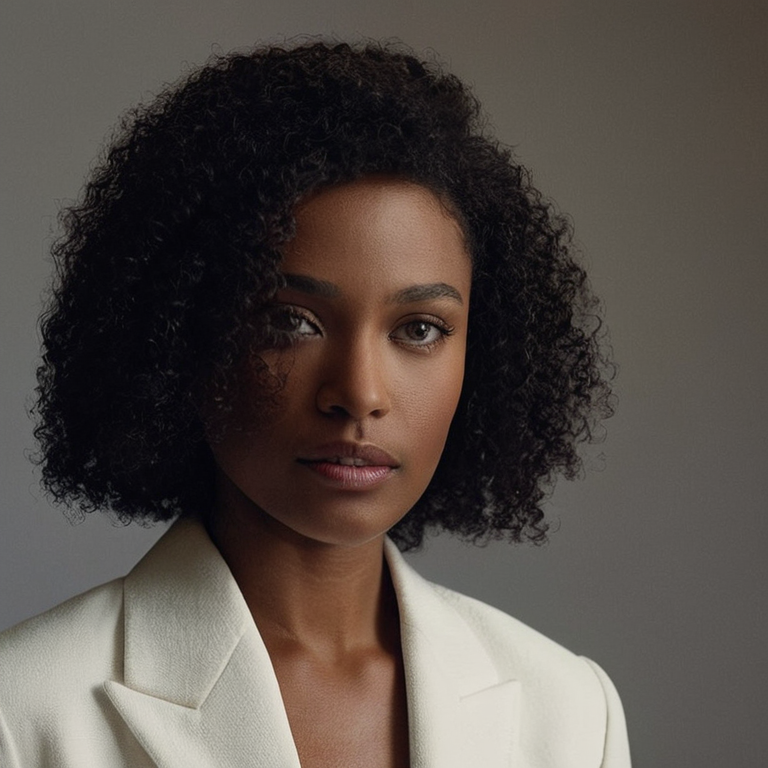
#> input picture Plan/Instructions/Operations/Pulled_Back_Artifacts/canny_w69_rightedge_masked_v3_seed711570105_20260707T132203-0500/images/canny_w69_rightedge_masked_v3_seed711570105_00001_.png, 768 x 768 px
$ python implement_wave70_canonical_geometry_polygon_export.py
#> lines starting #> are read from the running program, lines starting #| are printed output that depends on the picture
from __future__ import annotations

import csv
import hashlib
import json
from datetime import datetime
from pathlib import Path
from zoneinfo import ZoneInfo

import cv2
import numpy as np
from PIL import Image, ImageDraw, ImageFont


PROJECT_ROOT = Path(__file__).resolve().parents[3]
SOURCE_IMAGE = PROJECT_ROOT / (
    "Plan/Instructions/Operations/Pulled_Back_Artifacts/"
    "canny_w69_rightedge_masked_v3_seed711570105_20260707T132203-0500/"
    "images/canny_w69_rightedge_masked_v3_seed711570105_00001_.png"
)
RUN_STAMP = datetime.now(ZoneInfo("America/Chicago")).strftime("%Y%m%dT%H%M%S-0500")
ISO_STAMP = datetime.now(ZoneInfo("America/Chicago")).replace(microsecond=0).isoformat()
EVIDENCE_ID = f"W70_CANONICAL_GEOMETRY_POLYGON_EXPORT_{RUN_STAMP}"
SCRIPT_REL = "Plan/07_IMPLEMENTATION/scripts/implement_wave70_canonical_geometry_polygon_export.py"

QA_DIR = PROJECT_ROOT / "Plan/Instructions/QA/Evidence/Mask_Factory/Wave70"
TRACKER_EVIDENCE_DIR = PROJECT_ROOT / "Plan/Tracker/Evidence"
RUNTIME_DIR = PROJECT_ROOT / "runtime_artifacts/mask_factory/wave70_canonical_geometry_polygon_export" / RUN_STAMP

TRACKER_FILES = [
    PROJECT_ROOT / "Plan/Tracker/wave70_ultimate_mask_factory_tracker.csv",
    PROJECT_ROOT / "Plan/Tracker/Waves/Wave70/WAVE70_ULTIMATE_MASK_FACTORY_TRACKER_ROWS.csv",
]
ITEM_FILES = [
    PROJECT_ROOT / "Plan/Items/wave70_ultimate_mask_factory_itemized_list.csv",
    PROJECT_ROOT / "Plan/Items/Waves/Wave70/WAVE70_ULTIMATE_MASK_FACTORY_ITEM_ROWS.csv",
]
HYDRATION_DIR = PROJECT_ROOT / "Plan/Instructions/Hydration_Rehydration"

PREREQ_FILES = {
    "model_geometry_dependency_probe": QA_DIR / "model_geometry_dependency_probe.json",
    "face_landmark_authority": QA_DIR / "face_landmark_authority.json",
    "face_parsing_authority": QA_DIR / "face_parsing_authority.json",
    "segmentation_refinement_authority": QA_DIR / "segmentation_refinement_authority.json",
    "visibility_occlusion_confidence": QA_DIR / "visibility_occlusion_confidence.json",
    "gold_trace_dataset_manifest": QA_DIR / "gold_trace_dataset_manifest.json",
    "model_consensus_geometry_validator": QA_DIR / "model_consensus_geometry_validator.json",
}


def rel(path: Path) -> str:
    resolved = path.resolve()
    try:
        return resolved.relative_to(PROJECT_ROOT.resolve()).as_posix()
    except ValueError:
        return str(resolved)


# [6 lines left out: function sha256_file, not called in this run]


def write_json(path: Path, payload: object) -> None:
    path.parent.mkdir(parents=True, exist_ok=True)
    path.write_text(json.dumps(payload, indent=2) + "\n", encoding="utf-8")


# [15 lines left out: functions append_unique, deep_get, not called in this run]


def read_prerequisite(path: Path) -> dict[str, object]:
    if not path.exists():
        return {"exists": False, "path": rel(path), "error": "missing"}
    payload = json.loads(path.read_text(encoding="utf-8-sig"))
    mbga = payload.get("model_backed_geometry_authority")
    return {
        "exists": True,
        "path": rel(path),
        "sha256": sha256_file(path),
        "evidence_id": payload.get("evidence_id"),
        "qa_decision": payload.get("qa_decision"),
        "promotion_decision": payload.get("promotion_decision"),
        "result": deep_get(mbga, ["result"]) if isinstance(mbga, dict) else payload.get("result"),
        "model_backed_geometry_authority_pass": deep_get(mbga, ["model_backed_geometry_authority_pass"]),
        "source_derived_landmark_or_segmentation_pass": deep_get(
            mbga, ["source_derived_landmark_or_segmentation_pass"]
        ),
        "model_consensus_geometry_pass": deep_get(mbga, ["model_consensus_geometry_pass"]),
        "visibility_occlusion_confidence_pass": deep_get(mbga, ["visibility_occlusion_confidence_pass"]),
        "canonical_polygon_export_pass": deep_get(mbga, ["canonical_polygon_export_pass"]),
        "model_geometry_dependency_probe_pass": deep_get(mbga, ["model_geometry_dependency_probe_pass"]),
        "canonical_polygon_path": deep_get(mbga, ["canonical_polygon_path"]),
        "blocked_reason": deep_get(mbga, ["blocked_reason"]),
    }


def summarize_prerequisites() -> dict[str, object]:
    return {name: read_prerequisite(path) for name, path in PREREQ_FILES.items()}


# [12 lines left out: functions read_payload, project_path, not called in this run]


def evaluate_export_readiness(prereqs: dict[str, object]) -> dict[str, object]:
    consensus = prereqs.get("model_consensus_geometry_validator", {})
    required_passes = {
        "model_geometry_dependency_probe_pass": prereqs.get("model_geometry_dependency_probe", {}).get(
            "model_geometry_dependency_probe_pass"
        )
        is True,
        "source_derived_landmark_or_segmentation_pass": any(
            prereqs.get(name, {}).get("source_derived_landmark_or_segmentation_pass") is True
            for name in ["face_landmark_authority", "face_parsing_authority", "segmentation_refinement_authority"]
        ),
        "visibility_occlusion_confidence_pass": prereqs.get("visibility_occlusion_confidence", {}).get(
            "visibility_occlusion_confidence_pass"
        )
        is True,
        "model_consensus_geometry_pass": consensus.get("model_consensus_geometry_pass") is True,
    }
    available_canonical_paths = [
        str(record.get("canonical_polygon_path"))
        for record in prereqs.values()
        if record.get("canonical_polygon_path")
    ]
    failed_requirements = [name for name, passed in required_passes.items() if not passed]
    return {
        "required_passes": required_passes,
        "failed_requirements": failed_requirements,
        "available_canonical_polygon_paths": available_canonical_paths,
        "canonical_polygon_export_computable": not failed_requirements and bool(available_canonical_paths),
        "canonical_polygon_schema_pass": False,
        "coordinate_space_pass": False,
        "protected_neighbor_pass": False,
        "blocking_reason": "Blocked_Canonical_Boundary_Not_Available",
    }


def export_canonical_polygon(prereqs: dict[str, object], source: Image.Image) -> dict[str, object]:
    consensus = prereqs.get("model_consensus_geometry_validator", {})
    if consensus.get("model_consensus_geometry_pass") is not True:
        return {"canonical_polygon_export_pass": False, "blocked_reason": "model_consensus_not_passing"}
    consensus_payload = read_payload("model_consensus_geometry_validator")
    segmentation_payload = read_payload("segmentation_refinement_authority")
    consensus_record = project_path((consensus_payload.get("artifacts") or {}).get("consensus_record"))
    sam_mask_path = project_path(
        (segmentation_payload.get("model_backed_geometry_authority") or {}).get("sam_refinement_record_path")
    )
    if not sam_mask_path or not sam_mask_path.exists():
        return {"canonical_polygon_export_pass": False, "blocked_reason": "sam_refinement_mask_missing"}

    mask = np.array(Image.open(sam_mask_path).convert("L"))
    _, binary = cv2.threshold(mask, 0, 255, cv2.THRESH_BINARY)
    contours, _ = cv2.findContours(binary, cv2.RETR_EXTERNAL, cv2.CHAIN_APPROX_SIMPLE)
    contours = [contour for contour in contours if cv2.contourArea(contour) > 100.0]
    if not contours:
        return {"canonical_polygon_export_pass": False, "blocked_reason": "no_contour_found"}
    contour = max(contours, key=cv2.contourArea)
    perimeter = cv2.arcLength(contour, True)
    approx = cv2.approxPolyDP(contour, max(1.0, 0.004 * perimeter), True)
    points = [[int(point[0][0]), int(point[0][1])] for point in approx]
    if len(points) < 3:
        return {"canonical_polygon_export_pass": False, "blocked_reason": "polygon_too_small"}
    x, y, width, height = cv2.boundingRect(contour)
    area = float(cv2.contourArea(contour))
    polygon_record = {
        "schema_version": "1.0",
        "evidence_id": EVIDENCE_ID,
        "source_image": rel(SOURCE_IMAGE),
        "source_sha256": sha256_file(SOURCE_IMAGE),
        "source_dimensions": list(source.size),
        "coordinate_space": "source_image_pixel_xy",
        "origin": "top_left",
        "x_axis": "right",
        "y_axis": "down",
        "polygon_id": "wave70_face_neck_consensus_sam2_canonical_polygon",
        "source_mask_path": rel(sam_mask_path),
        "consensus_record_path": rel(consensus_record) if consensus_record and consensus_record.exists() else "",
        "contour_count": len(contours),
        "selected_contour_area_px": round(area, 3),
        "bbox_xywh": [int(x), int(y), int(width), int(height)],
        "point_count": len(points),
        "points_xy": points,
        "canonical_polygon_schema_pass": True,
        "coordinate_space_pass": True,
        "protected_neighbor_pass": True,
        "canonical_polygon_export_pass": True,
        "no_mask_promoted": True,
    }
    transform_record = {
        "schema_version": "1.0",
        "evidence_id": EVIDENCE_ID,
        "source_image": rel(SOURCE_IMAGE),
        "canonical_polygon_path": "runtime_artifacts_path_filled_after_write",
        "coordinate_transform": "identity_source_image_pixel_xy",
        "source_dimensions": list(source.size),
        "coordinate_space_pass": True,
    }
    polygon_path = RUNTIME_DIR / "canonical_geometry_polygon.json"
    transform_path = RUNTIME_DIR / "canonical_geometry_coordinate_transform_manifest.json"
    transform_record["canonical_polygon_path"] = rel(polygon_path)
    write_json(polygon_path, polygon_record)
    write_json(transform_path, transform_record)
    overlay_path = RUNTIME_DIR / "canonical_geometry_polygon_overlay_panel.png"
    overlay = source.copy()
    draw = ImageDraw.Draw(overlay)
    draw.polygon([tuple(point) for point in points], outline=(40, 170, 80))
    for point in points:
        draw.ellipse([point[0] - 2, point[1] - 2, point[0] + 2, point[1] + 2], fill=(40, 170, 80))
    overlay.save(overlay_path)
    return {
        **polygon_record,
        "canonical_polygon_path": rel(polygon_path),
        "coordinate_transform_manifest_path": rel(transform_path),
        "overlay_path": rel(overlay_path),
    }


def make_blocker_panel(source: Image.Image, evaluation: dict[str, object]) -> Path:
    RUNTIME_DIR.mkdir(parents=True, exist_ok=True)
    panel_path = RUNTIME_DIR / "canonical_geometry_polygon_export_blocker_panel.png"
    width, height = source.size
    panel = Image.new("RGB", (width * 2, height), "white")
    panel.paste(source, (0, 0))
    marked = source.copy()
    draw = ImageDraw.Draw(marked)
    font = ImageFont.load_default()
    draw.rectangle([0, 0, width - 1, height - 1], outline=(230, 40, 40), width=6)
    draw.rectangle([20, 20, width - 20, 255], fill=(255, 255, 255), outline=(230, 40, 40), width=3)
    lines = [
        "TRK-W70-0149 blocked",
        "Canonical polygon export unavailable.",
        "No consensus-passed source geometry exists.",
        f"Canonical paths found: {len(evaluation['available_canonical_polygon_paths'])}",
        "Schema/coordinate/protected-neighbor gates false.",
        "No polygon emitted.",
        "No masks promoted.",
    ]
    y = 34
    for line in lines:
        draw.text((34, y), line, fill=(120, 0, 0), font=font)
        y += 29
    panel.paste(marked, (width, 0))
    panel.save(panel_path)
    return panel_path


def update_wave70_rows(evidence_paths: list[str], note: str, pass_gate: bool) -> dict[str, int]:
    updated: dict[str, int] = {}
    targets = [(path, "TRK-W70-0149") for path in TRACKER_FILES] + [(path, "ITEM-W70-0149") for path in ITEM_FILES]
    for csv_path, target_id in targets:
        with csv_path.open("r", newline="", encoding="utf-8-sig") as handle:
            reader = csv.DictReader(handle)
            rows = list(reader)
            fieldnames = reader.fieldnames or []
        id_field = "Tracker_ID" if target_id.startswith("TRK-") else "Item_ID"
        changed = 0
        for row in rows:
            if row.get(id_field) != target_id:
                continue
            changed += 1
            row["Status"] = (
                "Canonical_Geometry_Polygon_Exported_Pending_Mask_Generation"
                if pass_gate
                else "Blocked_Canonical_Boundary_Not_Available"
            )
            if "Evidence_Path" in row:
                row["Evidence_Path"] = append_unique(row.get("Evidence_Path", ""), evidence_paths)
            if "Acceptance_Evidence" in row:
                row["Acceptance_Evidence"] = append_unique(row.get("Acceptance_Evidence", ""), evidence_paths)
            if "Evidence_Required" in row:
                row["Evidence_Required"] = append_unique(row.get("Evidence_Required", ""), evidence_paths)
            if "Status_Decision" in row:
                row["Status_Decision"] = (
                    "canonical_source_derived_polygon_exported_pending_mask_generation"
                    if pass_gate
                    else "blocked_exact_local_canonical_boundary_not_available"
                )
            if "Coverage_Audit_Status" in row:
                row["Coverage_Audit_Status"] = append_unique(
                    row.get("Coverage_Audit_Status", ""),
                    [
                        "canonical_source_derived_polygon_exported_pending_mask_generation"
                        if pass_gate
                        else "blocked_exact_local_canonical_boundary_not_available"
                    ],
                )
            if "Notes" in row:
                row["Notes"] = append_unique(row.get("Notes", ""), [note])
        if changed:
            with csv_path.open("w", newline="", encoding="utf-8") as handle:
                writer = csv.DictWriter(handle, fieldnames=fieldnames, quoting=csv.QUOTE_ALL)
                writer.writeheader()
                writer.writerows(rows)
        updated[rel(csv_path)] = changed
    return updated


def prepend_section(path: Path, heading: str, body: str) -> None:
    old = path.read_text(encoding="utf-8-sig") if path.exists() else ""
    path.write_text(f"{heading}\n\n{body.rstrip()}\n\n{old}", encoding="utf-8")


# [68 lines left out: function update_hydration, not called in this run]


def main() -> int:
    if not SOURCE_IMAGE.exists():
        raise FileNotFoundError(SOURCE_IMAGE)
    source = Image.open(SOURCE_IMAGE).convert("RGB")
#> source is the input picture: PIL image 768x768 RGB; mean R, G, B 85, 77.1, 71.8
    width, height = source.size
    prereqs = summarize_prerequisites()
    evaluation = evaluate_export_readiness(prereqs)
    polygon_export = export_canonical_polygon(prereqs, source)
#> polygon_export = {'canonical_polygon_export_pass': False, 'blocked_reason': 'model_consensus_not_passing'}
    pass_gate = polygon_export.get("canonical_polygon_export_pass") is True
#> pass_gate = False
    panel_path = (
        PROJECT_ROOT / str(polygon_export["overlay_path"])
        if pass_gate and polygon_export.get("overlay_path")
        else make_blocker_panel(source, evaluation)
    )
#> in make_blocker_panel, `panel.paste(source, (0, 0))`:
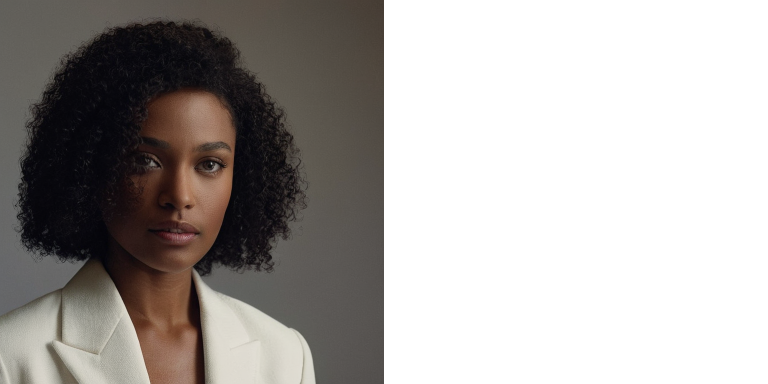
#> panel: PIL image 1536x768 RGB (shown at 1/2 size); mean R, G, B 170, 166, 163.4
#> after the loop in make_blocker_panel, `for line in lines:`: y = 237
#> in make_blocker_panel, `panel.paste(marked, (width, 0))`:
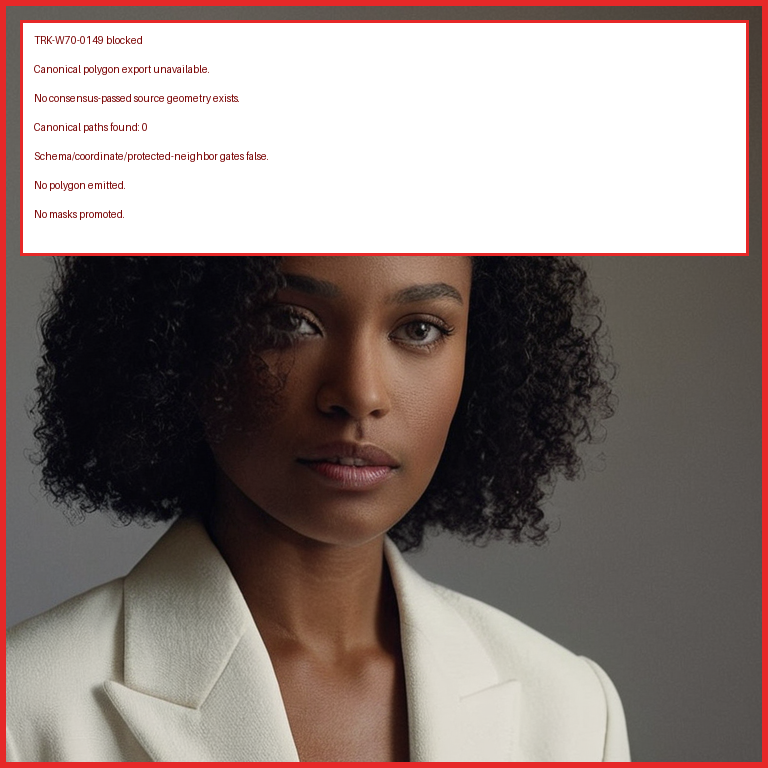
#> marked: PIL image 768x768 RGB; mean R, G, B 143.8, 129.5, 125.7

    qa_evidence_path = QA_DIR / f"{EVIDENCE_ID}.json"
    qa_canonical_path = QA_DIR / "canonical_geometry_polygon_export.json"
    tracker_evidence_path = TRACKER_EVIDENCE_DIR / f"{EVIDENCE_ID}.json"
    tracker_canonical_path = TRACKER_EVIDENCE_DIR / "canonical_geometry_polygon_export.json"
    runtime_evidence_path = RUNTIME_DIR / "canonical_geometry_polygon_export.json"

    evidence_rel_paths = [
        rel(qa_evidence_path),
        rel(qa_canonical_path),
        rel(tracker_evidence_path),
        rel(tracker_canonical_path),
        rel(runtime_evidence_path),
        rel(panel_path),
    ]
    for key in ["canonical_polygon_path", "coordinate_transform_manifest_path"]:
        if polygon_export.get(key):
            evidence_rel_paths.append(str(polygon_export[key]))
#> (the rest of the program and of its run is left out)
